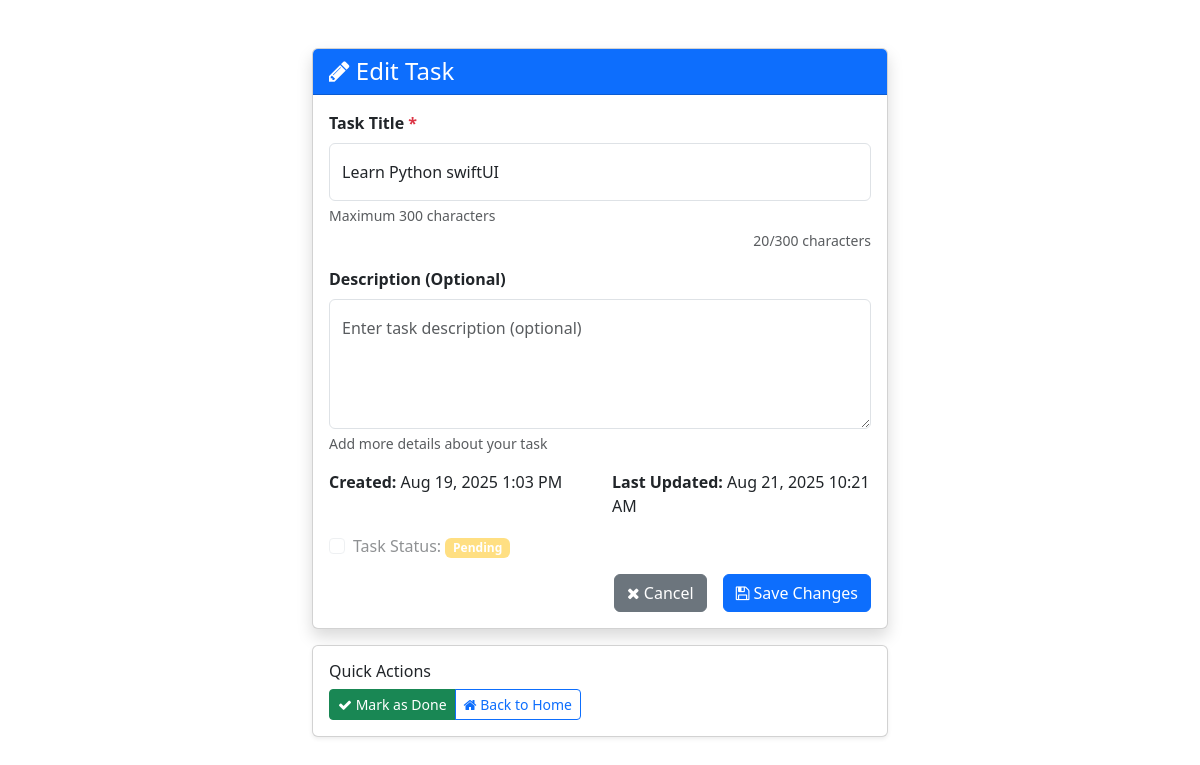
The app's page /todo/edit_task/3/ with its own data.
### todo_app/models.py (models this page shows, shortened)
class Todo(models.Model):
    title = models.CharField(max_length=300)
    description = models.TextField(blank=True, null=True)
    completed = models.BooleanField(default=False)
    created_at = models.DateTimeField(auto_now_add=True)
    updated_at = models.DateTimeField(auto_now=True)
    class Meta:
        ordering = ['-created_at']
        verbose_name = 'Todo Item'
        verbose_name_plural = 'Todo Items'

### todo_app/views.py (the view, shortened to what this page needs)
# urls.py: path('edit_task/<int:pk>/', views.edit_task, name='edit_task'),
def edit_task(request, pk):
    task = get_object_or_404(Todo, pk=pk)
    return render(request, 'edit_task.html', {'task': task})

### templates/edit_task.html (shortened to what this page needs)
<!DOCTYPE html>
<html lang="en">
  <head>
    <link
      href="https://cdn.jsdelivr.net/npm/bootstrap@5.3.0-alpha1/dist/css/bootstrap.min.css"
      rel="stylesheet"
    />
    <link
      rel="stylesheet"
      href="https://cdnjs.cloudflare.com/ajax/libs/font-awesome/4.7.0/css/font-awesome.min.css"
    />
  </head>
  <body>
    <div class="container mt-5">
      <div class="row justify-content-center">
        <div class="col-md-12">
          <div class="card shadow">
            <div class="card-header bg-primary text-white">
              <h4 class="mb-0"><i class="fa fa-pencil"></i> Edit Task</h4>
            </div>
            <div class="card-body">
              <form method="POST">
                <div class="mb-3">
                  <label for="title" class="form-label">
                    <strong
                      >Task Title <span class="text-danger">*</span></strong
                    >
                  </label>
                  <input
                    type="text"
                    class="form-control"
                    id="title"
                    name="title"
                    value="{{ task.title }}"
                    required
                    placeholder="Enter task title"
                    maxlength="300"
                  />
                  <div class="form-text">Maximum 300 characters</div>
                </div>
                <div class="mb-3">
                  <label for="description" class="form-label">
                    <strong>Description (Optional)</strong>
                  </label>
                  <textarea
                    class="form-control"
                    id="description"
                    name="description"
                    rows="4"
                    placeholder="Enter task description (optional)"
                  >{{ task.description|default:"" }}</textarea>
                  <div class="form-text">Add more details about your task</div>
                </div>
                <div class="mb-3">
                  <div class="row">
                    <div class="col-md-6">
                      <strong>Created:</strong> {{ task.created_at|date:"M d, Y g:i A" }}
                    </div>
                    <div class="col-md-6">
                      <strong>Last Updated:</strong> {{ task.updated_at|date:"M d, Y g:i A" }}
                    </div>
                  </div>
                </div>
                <div class="mb-3">
                  <div class="form-check">
                    <input
                      class="form-check-input"
                      type="checkbox"
                      id="completed"
                      {%
                      if
                      task.completed
                      %}checked{%
                      endif
                      %}
                      disabled
                    />
                    <label class="form-check-label" for="completed">
                      Task Status: {% if task.completed %}
                      <span class="badge bg-success">Completed</span>
                      {% else %}
                      <span class="badge bg-warning">Pending</span>
                      {% endif %}
                    </label>
                  </div>
                </div>
                <div class="d-grid gap-2 d-md-flex justify-content-md-end">
                  <a href="{% url 'home' %}" class="btn btn-secondary me-md-2">
                    <i class="fa fa-times"></i> Cancel
                  </a>
                  <button type="submit" class="btn btn-primary">
                    <i class="fa fa-save"></i> Save Changes
                  </button>
                </div>
              </form>
            </div>
          </div>
          <div class="card mt-3 shadow-sm">
            <div class="card-body">
              <h6 class="card-title">Quick Actions</h6>
              <div class="btn-group" role="group">
                {% if not task.completed %}
                <a
                  href="{% url 'mark_as_done' task.pk %}"
                  class="btn btn-success btn-sm"
                >
                  <i class="fa fa-check"></i> Mark as Done
                </a>
                {% endif %}
                <a
                  href="{% url 'home' %}"
                  class="btn btn-outline-primary btn-sm"
                >
                  <i class="fa fa-home"></i> Back to Home
                </a>
              </div>
            </div>
          </div>
        </div>
      </div>
    </div>
  </body>
</html>

### templates/edit_task.html (style rules this page uses)
.form-control { padding: 1rem 0.75rem !important; }
.container { max-width: 600px; }

### records on screen
Todo: title "Learn Python swiftUI", created_at "Aug 19, 2025 1:03 PM", updated_at "Aug 21, 2025 10:21 AM"
